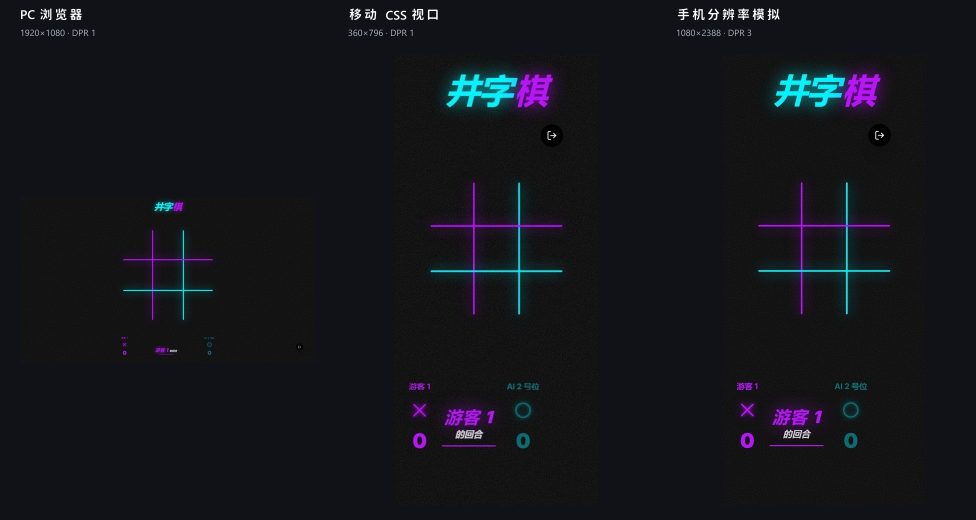
#> input picture .tools/e2e-image-viewer/.tools/e2e-image-viewer/_codex-sidebar-ui-check-20261026/01-开局甲.jpg, 1952 x 1040 px (shown at 1/2 size)
$ python -i verify-frame-identity.py   (imports and definitions only)
#> lines starting #> are read from the running program, lines starting #| are printed output that depends on the picture
#> further down, picture is the input picture: PIL image 1952x1040 RGB; mean R, G, B 20.2, 21.3, 26.6
"""用已逐张读过的33张原图作图像身份比对；保留修复前5处红证据。"""
from pathlib import Path
from PIL import Image,ImageDraw
import numpy as np,json,sys
OUT=Path(__file__).resolve().parent;ROOT=OUT.parents[2]
# [1 line that did not run here, left out]
# [1 line that did not run here, left out]
# [1 line that did not run here, left out]
# [1 line that did not run here, left out]
def fingerprint(image):
    image=image.convert('RGBA');bg=Image.new('RGBA',image.size,'#777777');bg.alpha_composite(image)
    return np.array(bg.convert('RGB').resize((96,154),Image.Resampling.LANCZOS)).astype('float32')
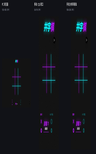
#> returned value: shape (154, 96, 3) float32; mean of channels 0, 1, 2 20.2, 21.3, 26.6; drawn as R, G, B
# [1 line that did not run here, left out]
# [1 line not run here, left out]
mode=sys.argv[1]
# [1 line that did not run here, left out]
# [1 line that did not run here, left out]
# [8 lines not run here, left out]
result={'mode':mode,'method':'原生整卡RGB缩至96x154后与33个已人工核对源图比对；不替代原图读字','rows':rows,'mismatchFrames':[r['frame'] for r in rows if not r['matches']]}
# [6 lines not run here, left out]

>>> from PIL import Image
>>> picture = Image.open('../../../.tools/e2e-image-viewer/.tools/e2e-image-viewer/_codex-sidebar-ui-check-20261026/01-开局甲.jpg')
>>> result = fingerprint(picture)
